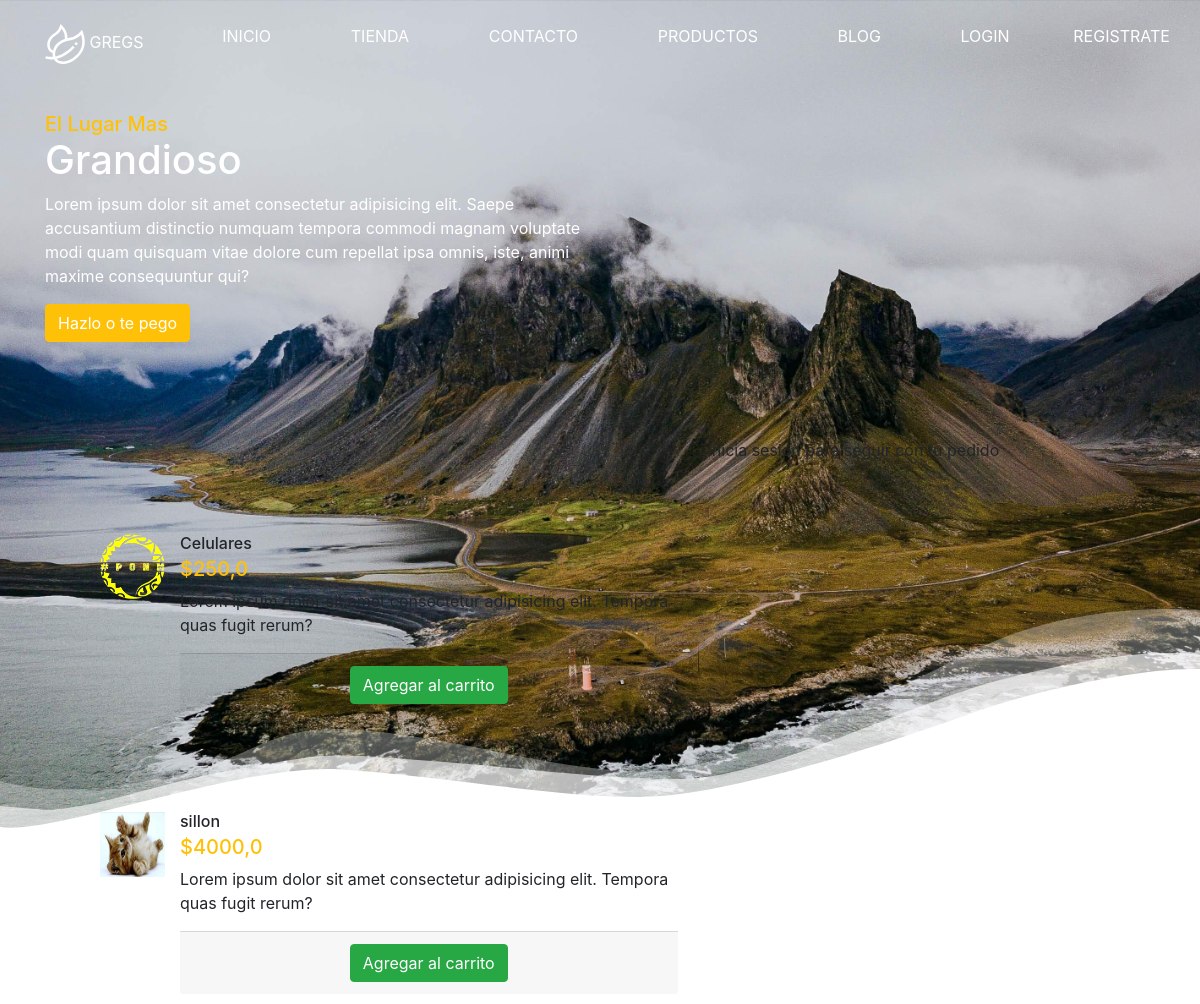
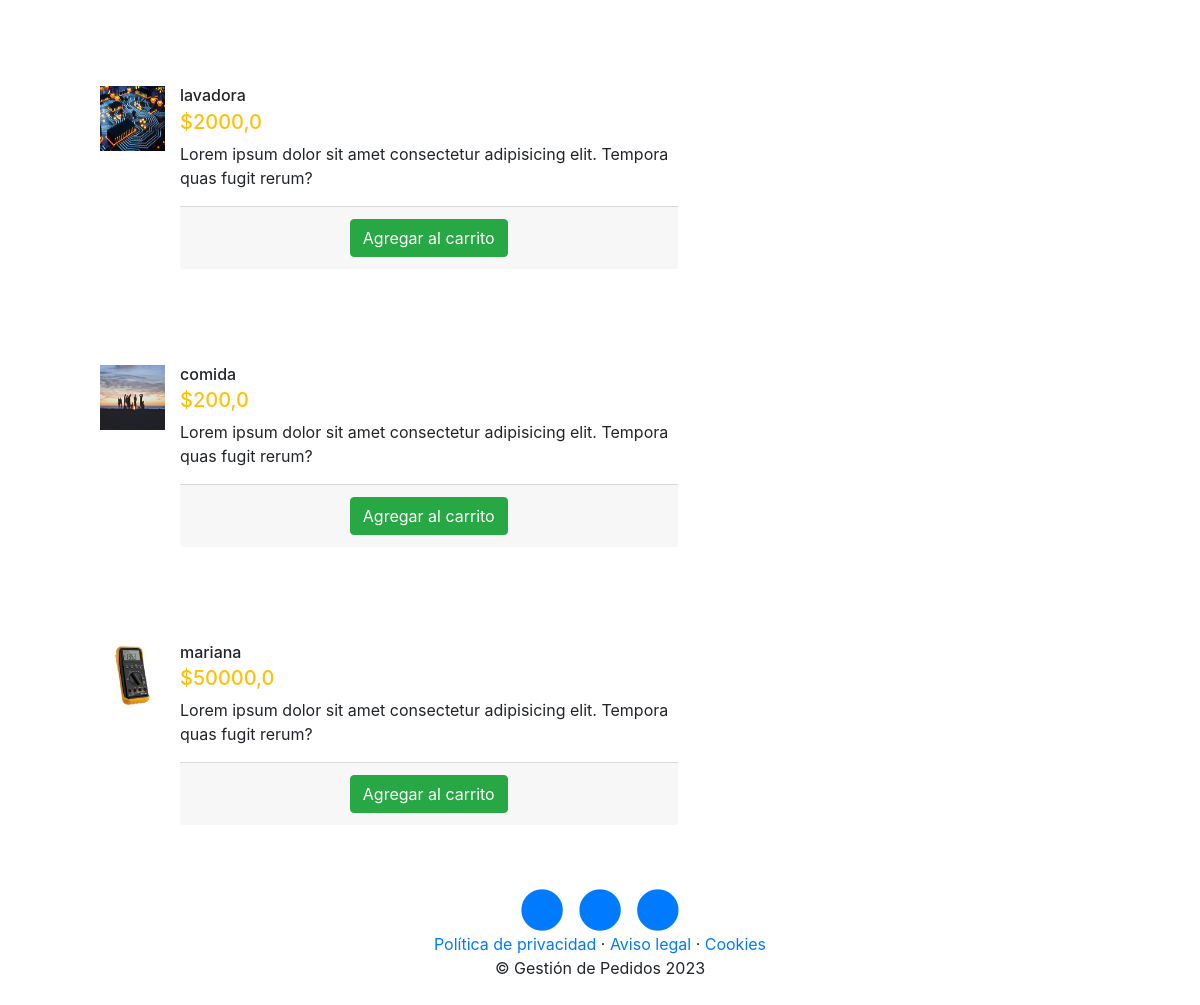
/productos/, run on the app's committed database (2 pictures, top to bottom).
### productos/models.py (models this page shows)
class Producto(models.Model):
    nombre=models.CharField(max_length=50)
    categorias=models.ForeignKey(CategoriaProd,on_delete=models.CASCADE)
    imagen=models.ImageField(upload_to="productos",null=True, blank=True)
    precio=models.FloatField()
    disponibilidad=models.BooleanField(default=True)
    created=models.DateTimeField(auto_now_add=True)
    updated=models.DateTimeField(auto_now_add=True)
    class Meta:
        verbose_name="Producto"
        verbose_name_plural="Productos"

### productos/views.py (the view)
# urls.py: path('', views.productos,name="Productos"),
def productos(request):
    productos=Producto.objects.all()
    return render(request,"productos/productos.html",{"productos":productos})

### carro/context_processor.py (called while the page is built)
def importe_total_carro(request):
    total = 0
    if request.user.is_authenticated:
        for key, value in request.session["carro"].items():
            total = total + (float(value["precio"]))
    return {'importe_total_carro': total}

### productos/templates/productos/productos.html
{% extends "proyectoWebApp/base.html" %}
{% load static %}
{% block content %}
<section class="container mt-5">
    <div class="row">
        <div class="row h-100 align-items-center pb-5 mb-5">
            <div class="col-6 text-white">
              <h1 class="text-capitalize">
                <span class="text-warning h5">El lugar mas</span>
                <br />grandioso
              </h1>
              <p>
                Lorem ipsum dolor sit amet consectetur adipisicing elit. Saepe
                accusantium distinctio numquam tempora commodi magnam voluptate
                modi quam quisquam vitae dolore cum repellat ipsa omnis, iste,
                animi maxime consequuntur qui?
              </p>
              <a href="" class="text-reset btn btn-warning">Hazlo o te pego</a>
            </div>
        </div>
        <div class="col-7">
        {%for producto in productos%}
        <ul class="pt-5 mt-5">
            <li class="media">
                <img src="{{producto.imagen.url}}" alt="bote" class="media-object-img" style="height: 65px; width: 65px;">
            <div class="media-body">
                <h5 class="h6 mb-1 mb-1">{{producto.nombre}}</h5>
                <h4 class="h5 text-warning">${{producto.precio}}</h4>
                <p class="text-reset">Lorem ipsum dolor sit amet consectetur adipisicing elit. Tempora quas fugit rerum?</p>
                <div class="card-footer text-center">
                    <a href="{%url 'carro:agregar' producto.id %}" class="btn btn-success">Agregar al carrito</a>
                </div>
            </div>
            </li>
        </ul>
        {%endfor%}
        </div>
        <div class="col-5" >
            {% if request.user.is_authenticated %}
                {%include "carro/widget.html"%}
            {% else %}
                <p>Inicia sesion para seguir con tu pedido</p>
            {% endif %}
        </div>
    </div>
</section>
<footer class="footer text-faded text-center py-5">
    <div class="container">
      <p class="m-0">
        <a href="#" class="link">
          <span class="fa-stack fa-lg">
            <i class="fa fa-circle fa-stack-2x"></i>
            <i class="fa fa-twitter fa-stack-1x fa-inverse"></i>
          </span>
        </a>
        <a href="#" class="link">
          <span class="fa-stack fa-lg">
            <i class="fa fa-circle fa-stack-2x"></i>
            <i class="fa fa-facebook fa-stack-1x fa-inverse"></i>
          </span>
        </a>
        <a href="#" class="link">
          <span class="fa-stack fa-lg">
            <i class="fa fa-circle fa-stack-2x"></i>
            <i class="fa fa-instagram fa-stack-1x fa-inverse"></i>
          </span>
        </a>
    </p>
      <p class="m-0 mbt">
        <a href="sample.html" class="link">Política de privacidad</a> ·
        <a href="sample.html" class="link">Aviso legal</a> ·
        <a href="sample.html" class="link">Cookies</a>
  </p>
      <p class="m-0 mbt1">&copy; Gestión de Pedidos 2023</p>
    </div>
</footer>
{% endblock %}

### proyectoWebApp/static/proyectoWebApp/css/gestion.css (style rules this page uses)
.media-object-img { --tamano:65px; width: var(--tamano); height: var(--tamano); margin-right: 15px; }

### data on the page
Producto: imagen (picture), nombre "Celulares", precio "250,0"
Producto: imagen (picture), nombre "sillon", precio "4000,0"
Producto: imagen (picture), nombre "lavadora", precio "2000,0"
Producto: imagen (picture), nombre "comida", precio "200,0"
Producto: imagen (picture), nombre "mariana", precio "50000,0"
